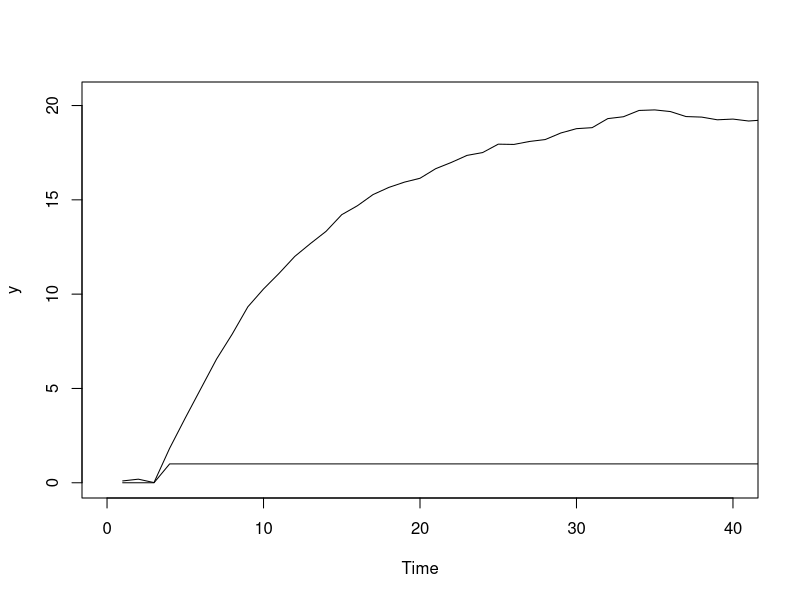

R code for this plot: (Note: this script raises an error after producing the figure.)

x <- c(0,0,0,rep(1,100))
y <- filter(2*x+0.2*rnorm(length(x)),filter=0.9,method="recursive")
plot(y,xlim=c(0,40))
lines(x)
D <- data.frame(t=1:length(x), y=y, y.l1=lagVec(y,1), x=x)
fit <- lm(y ~ 0 + y.l1 + x,D)
summary(fit)
lines(c(NA,fit$fitted.values), col=2)
#acf(fit$residuals)
stepResponseARXNew(fit,D,"x","y",xlim=c(0,40))
stepResponseARX(fit,D,"x","y",xlim=c(0,40))

D2 <- resampleDF(D,Ts=3,startTime=1)
D2$y.l1 <- lagVec(D2$y,1)
fit2 <- lm(y ~ 0 + y.l1 + x,D2)
summary(fit2)
plot(D2$t,D2$y,xlim=c(0,40))
lines(D2$t,D2$x)
lines(D2$t,c(NA,fit2$fitted.values), col=2)
#acf(fit2$residuals)
#plot(fit2$residuals)
stepResponseARXNew(fit2,D2,"x","y",xlim=c(0,40))
